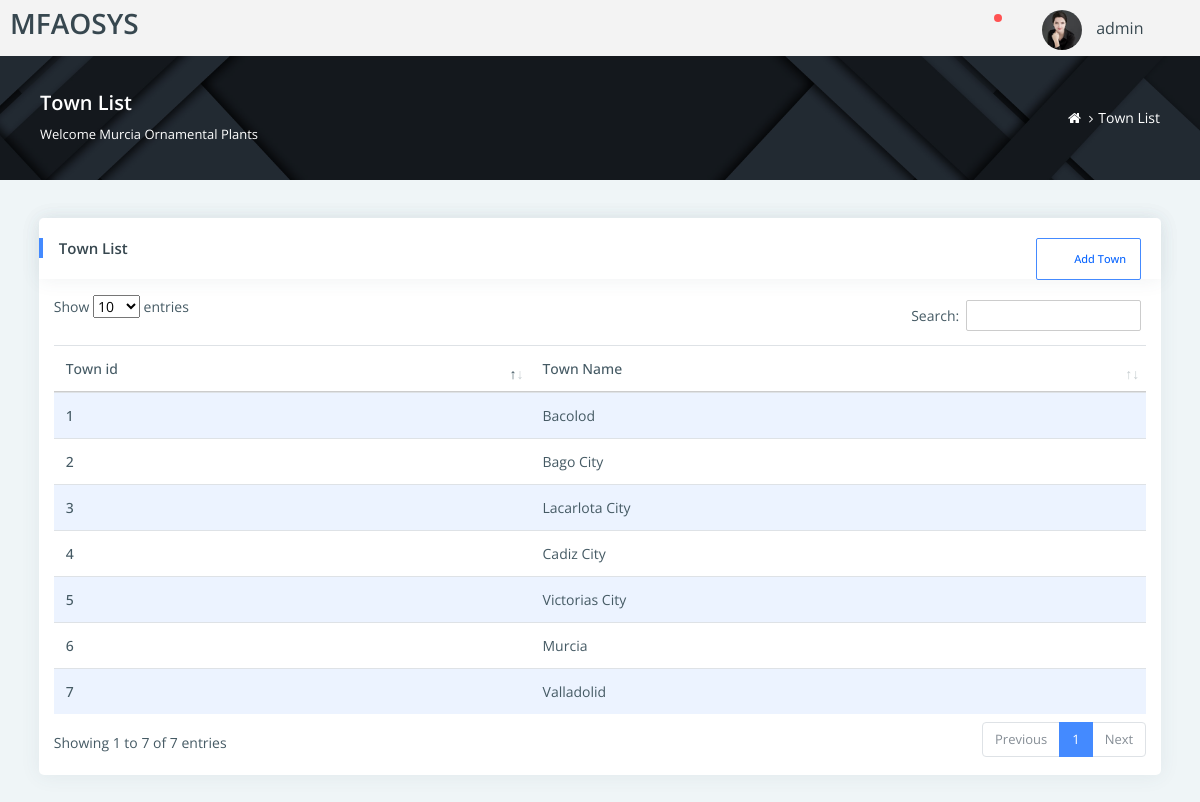
Screenshot of /admin1/townlist.php (signed in) with the database file from the repository.
### tables this page shows
CREATE TABLE `tbltown` (
  `town_id` int(11) NOT NULL,
  `town_desc` varchar(50) NOT NULL
);

### admin1/townlist.php (the view, shortened to what this page needs)
<?php
  include('../include/connection.php');
 ?>
<!DOCTYPE html>
<html lang="en">
<head>
    <link rel="stylesheet" href="assets/pages/waves/css/waves.min.css" type="text/css" media="all">
    <link rel="stylesheet" type="text/css" href="assets/css/bootstrap/css/bootstrap.min.css">
    <link rel="stylesheet" href="assets/pages/waves/css/waves.min.css" type="text/css" media="all">
    <link rel="stylesheet" type="text/css" href="assets/icon/themify-icons/themify-icons.css">
    <link rel="stylesheet" type="text/css" href="assets/icon/icofont/css/icofont.css">
    <link rel="stylesheet" type="text/css" href="assets/css/font-awesome-n.min.css">
    <link rel="stylesheet" type="text/css" href="assets/css/font-awesome.min.css">
    <link rel="stylesheet" type="text/css" href="assets/css/jquery.mCustomScrollbar.css">
    <link rel="stylesheet" type="text/css" href="assets/css/style.css">
    <link rel="stylesheet" type="text/css" href="../DataTables/datatables.min.css"/>
</head>
<body>
    <div id="pcoded" class="pcoded">
        <div class="pcoded-container navbar-wrapper">
            <?php include('include/adminheader.php'); ?>
            <div class="pcoded-main-container">
                <div class="pcoded-wrapper">
                    <div class="pcoded-content">
                        <div class="page-header">
                            <div class="page-block">
                                <div class="row align-items-center">
                                    <div class="col-md-8">
                                        <div class="page-header-title">
                                            <h5 class="m-b-10">Town List</h5>
                                            <p class="m-b-0">Welcome Murcia Ornamental Plants</p>
                                        </div>
                                    </div>
                                    <div class="col-md-4">
                                        <ul class="breadcrumb">
                                            <li class="breadcrumb-item">
                                                <a href="index.html"> <i class="fa fa-home"></i> </a>
                                            </li>
                                            <li class="breadcrumb-item"><a href="#!">Town List</a>
                                            </li>
                                        </ul>
                                    </div>
                                </div>
                            </div>
                        </div>
                        <div class="pcoded-inner-content">
                            <div class="main-body">
                                <div class="page-wrapper">
                                    <div class="page-body">
                                                    <div class="card table-card">
                                                    <div class="card-header">
                                                        <h5>Town List</h5>
                                                        <div class="card-header-right">
                                                             <button style="margin-right: 10px;" data-toggle="modal" data-target="#bd-example-modal-sm" class="btn waves-effect waves-light btn-primary btn-sm btn-outline-primary"><i class="icofont icofont-plus"></i>Add Town</button>
                                                        </div>
                                                    </div>
                                                    <div class="container-fluid mt-3  mb-3">
                                               <!-- <div class="card-block table-border-style">
                                                <div> -->
                                                    <table id="example" class="table table-striped" style="width:100%">
                                                        <thead>
                                                            <tr>
                                                                <th>Town id</th>
                                                                 <th>Town Name</th>
                                                            </tr>
                                                        </thead>
                                                        <tbody>
                                                            <?php
                                                                $query = mysqli_query($con, "SELECT * FROM `tbltown`");
                                                                while($row = mysqli_fetch_array($query)){
                                                             ?>
                                                            <tr>
                                                                <th><?php echo $row['town_id']; ?></th>
                                                                <td><?php echo $row['town_desc']; ?></td>
                                                            </tr>
                                                        <?php } ?>
                                                        </tbody>
                                                    </table>
                                                    </div>
                                                </div>
                                            </div>
                                    </div>
                                </div>
                            </div>
                        </div>
                    </div>
                </div>
            </div>
        </div>
</body>
</html>

### admin1/include/adminheader.php (shortened to what this page needs)
<nav class="navbar header-navbar pcoded-header">
                <div class="navbar-wrapper">
                    <div class="navbar-logo">
                        <a class="mobile-menu waves-effect waves-light" id="mobile-collapse" href="#!">
                            <i class="ti-menu"></i>
                        </a>
                        <a href="index.php" style="text-align: center;">
                            <h3 >MFAOSYS</h3>
                        </a>
                    </div>
                    <div class="navbar-container container-fluid">
                        <ul class="nav-left">
                            <li>
                                <a href="#!" onclick="javascript:toggleFullScreen()" class="waves-effect waves-light">
                                    <i class="ti-fullscreen"></i>
                                </a>
                            </li>
                        </ul>
                        <ul class="nav-right">
                            <li class="header-notification">
                                <a href="#!" class="waves-effect waves-light">
                                    <i class="ti-bell"></i>
                                    <span class="badge bg-c-red"></span>
                                </a>
                            </li>
                            <li class="user-profile header-notification">
                                <a href="#!" class="waves-effect waves-light">
                                    <img src="assets/images/avatar-4.jpg" class="img-radius" alt="User-Profile-Image">
                                    <span><?php echo $_SESSION['username']; ?></span>
                                    <i class="ti-angle-down"></i>
                                </a>
                            </li>
                        </ul>
                    </div>
                </div>
            </nav>

### rows the page displays
tbltown: town_id "1", town_desc "Bacolod"
tbltown: town_id "2", town_desc "Bago City"
tbltown: town_id "3", town_desc "Lacarlota City"
tbltown: town_id "4", town_desc "Cadiz City"
tbltown: town_id "5", town_desc "Victorias City"
tbltown: town_id "6", town_desc "Murcia"
tbltown: town_id "7", town_desc "Valladolid"

### other values shown
$_SESSION['username'] "admin"
